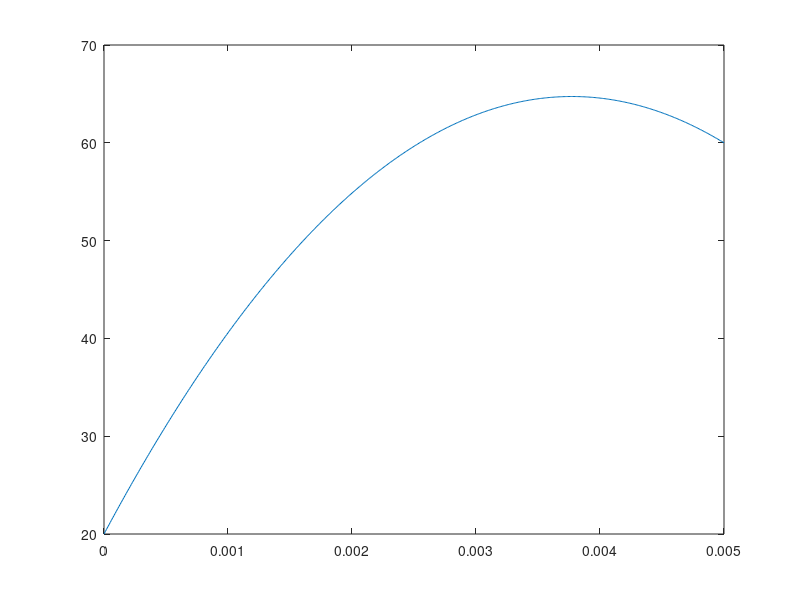

Here is the MATLAB script that generated this plot:
clear all; close all; clc;
%d/e
u = 0.22;
k = 0.14;
V = 10;
L = 0.005;
C2 = 20+273.15;
C1 = (40+u/k*V^2/2)/L;
y = 0:0.00001:0.005;
T = -u/k*(V/L)^2.*y.^2/2+C1*y+C2;

T(length(T))-273.15
T(1)-273.15
plot(y,T-273.15)

[max_value,index]=max(T)
y(index)
% Max Temperature 65 C
% @ y = 0.0038 m
